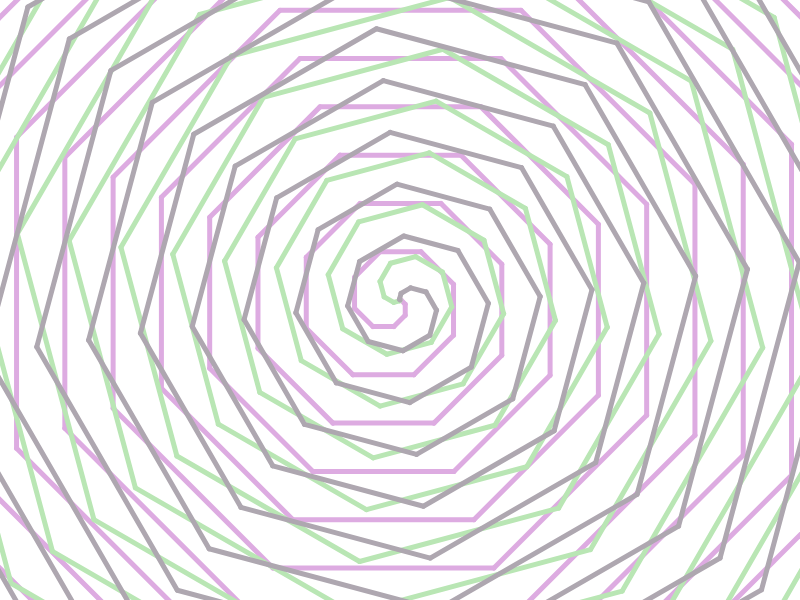
Frame 1 (no input)
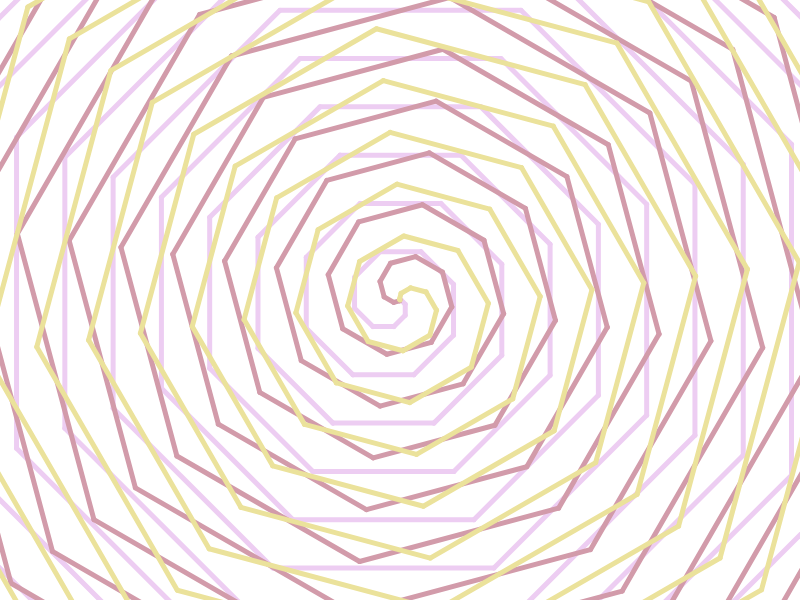
Frame 60 (no input)
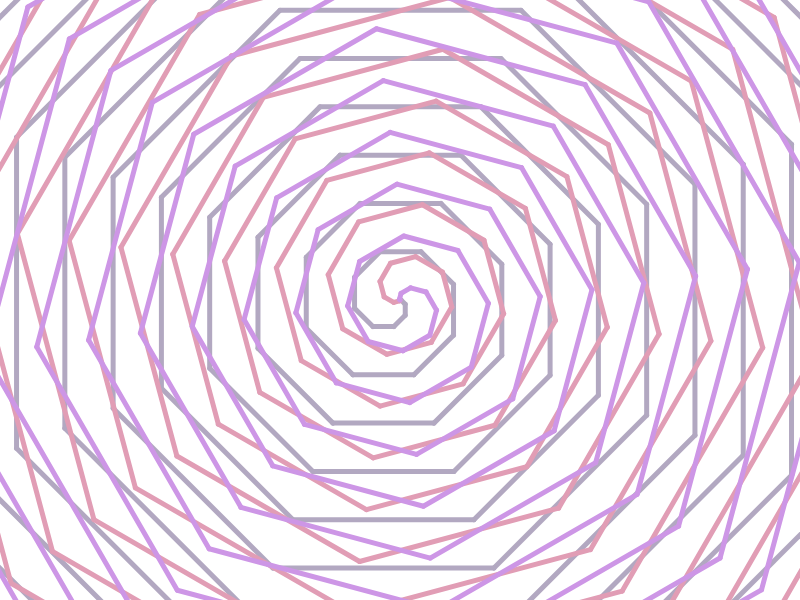
Frame 120 (the mouse pressed at the canvas centre since frame 60)

The p5.js sketch that drew these frames (run headless with seeded random() and noise() and a simulated clock; from frame 60 on, the mouse is pressed at the canvas centre):

// p5.js sketch
// ── sketch.js
let incremento = 5;

function setup(){
    createCanvas(800,600);
    // noLoop();
    angleMode(DEGREES);
}

function draw(){
    background(255);

    translate(width / 2, height / 2);

    const petalos = 3;

    for (let i = 0; i < petalos ; i++){
        push();
        stroke(
            random(150,250),
            random(150,250),
            random(150,250)
        );
        rotate(360/petalos * i);
        ramita(1);
        pop();
    }

}


function ramita(valor){


    if (valor > 1000){
        return;
    }

    strokeWeight(5); // pintaré una linea de grosor valor
  // pintare una linea de color random
    
    line(0, 0, valor, 0);

    translate(valor, 0); 
    rotate(45);


    ramita(valor + incremento);
}

function mouseWheel(event){
    
    if (event.delta > 0) {
        // direction = '▲';
        incremento += 0.1;
    } else {
      if (incremento < 1 ) return;
    // direction = '▼';
    incremento -= 0.1
  }
  
}
